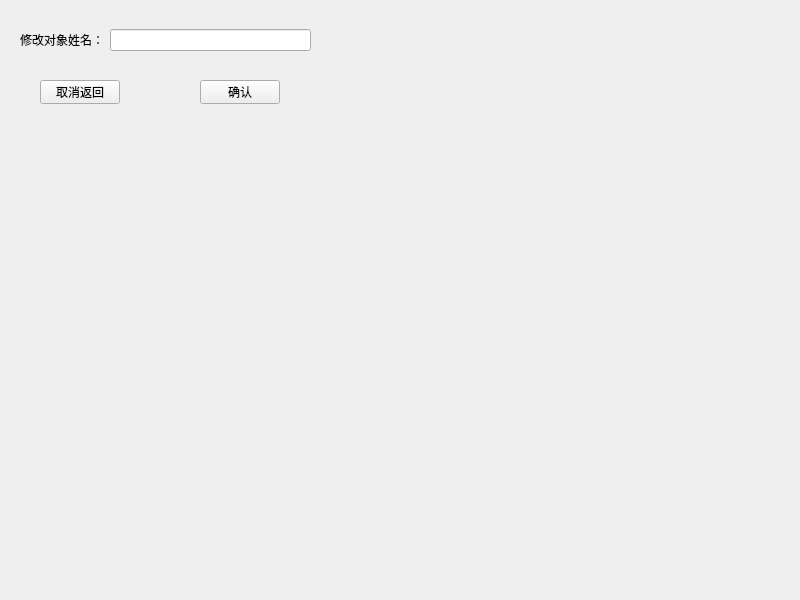
<?xml version="1.0" encoding="UTF-8"?>
<ui version="4.0">
 <class>three_fix</class>
 <widget class="QMainWindow" name="three_fix">
  <property name="geometry">
   <rect>
    <x>0</x>
    <y>0</y>
    <width>800</width>
    <height>600</height>
   </rect>
  </property>
  <property name="windowTitle">
   <string>MainWindow</string>
  </property>
  <widget class="QWidget" name="centralwidget">
   <widget class="QPushButton" name="ok">
    <property name="geometry">
     <rect>
      <x>200</x>
      <y>80</y>
      <width>80</width>
      <height>24</height>
     </rect>
    </property>
    <property name="text">
     <string>确认</string>
    </property>
   </widget>
   <widget class="QPushButton" name="back">
    <property name="geometry">
     <rect>
      <x>40</x>
      <y>80</y>
      <width>80</width>
      <height>24</height>
     </rect>
    </property>
    <property name="text">
     <string>取消返回</string>
    </property>
   </widget>
   <widget class="QWidget" name="widget" native="true">
    <property name="geometry">
     <rect>
      <x>20</x>
      <y>20</y>
      <width>291</width>
      <height>41</height>
     </rect>
    </property>
    <layout class="QGridLayout" name="gridLayout_2">
     <item row="0" column="1">
      <widget class="QLineEdit" name="fix"/>
     </item>
     <item row="0" column="0">
      <widget class="QLabel" name="label_2">
       <property name="text">
        <string>修改对象姓名：</string>
       </property>
      </widget>
     </item>
    </layout>
   </widget>
  </widget>
 </widget>
 <resources/>
 <connections/>
</ui>
